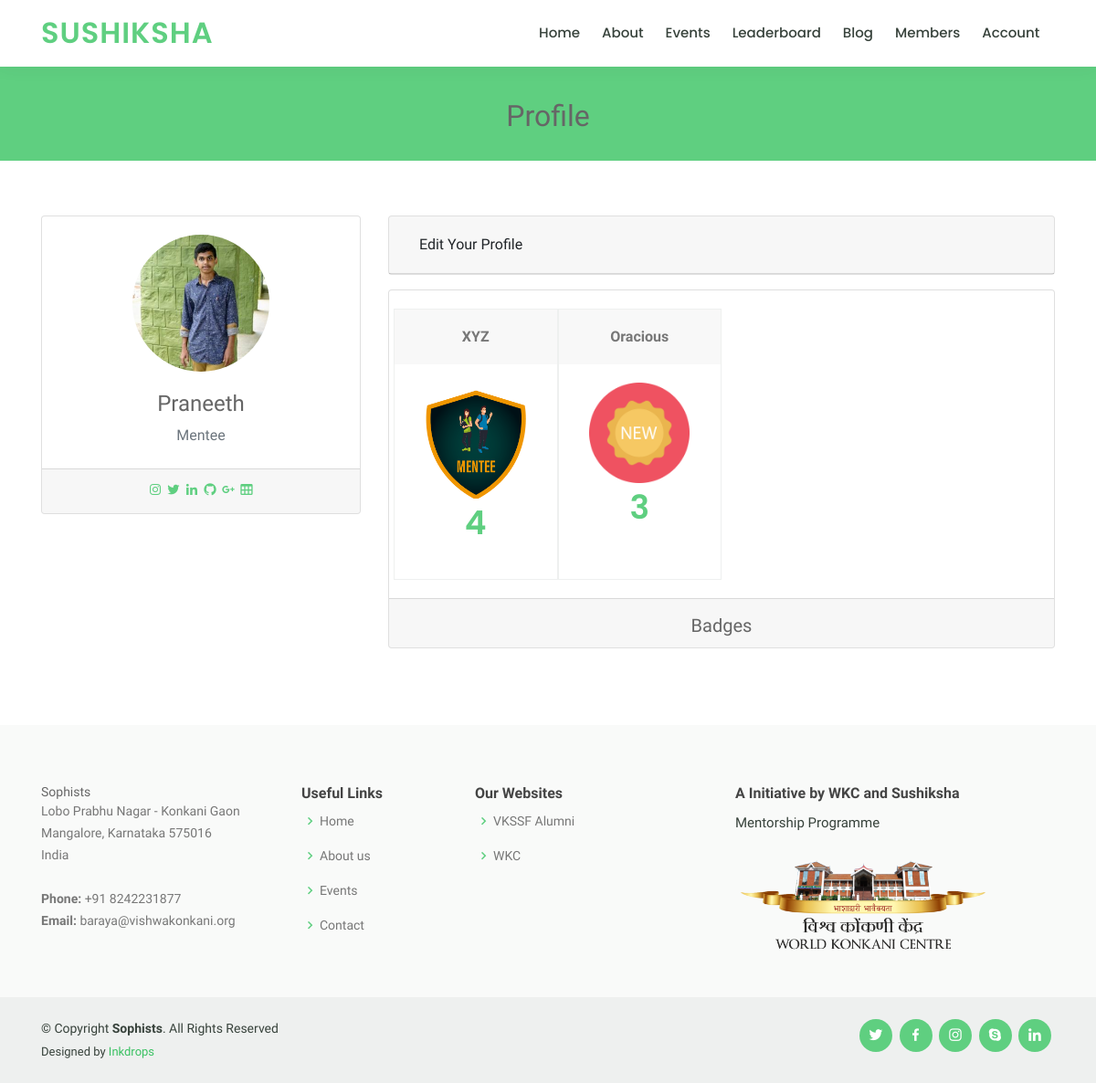
The page /user/profile/ (signed in) on the database its author committed.
### users/models.py (models this page shows, shortened)
class Profile(models.Model):
    user = models.OneToOneField(User, on_delete=models.CASCADE)
    image = models.ImageField(default='default.jpg', upload_to='profile_pics')
    role = models.BooleanField(default=False)
    batch = models.CharField(max_length=10, choices=BATCH, default="2019")
    name = models.CharField(max_length=100, default=None, blank=True, null=True)
    phone = models.PositiveBigIntegerField(default=None, blank=True, null=True)
    college = models.CharField(max_length=300, default=None, blank=True, null=True)
    profession = models.CharField(max_length=100, default=None, blank=True, null=True)
    address = models.TextField(default=None, blank=True, null=True)
    guidance = models.TextField(default=None, blank=True, null=True)
    linkedin = models.URLField(default=None, blank=True, null=True)
    instagram = models.URLField(default=None, blank=True, null=True)
    twitter = models.URLField(default=None, blank=True, null=True)
    github = models.URLField(default=None, blank=True, null=True)
    okr = models.URLField(default=None, blank=True, null=True)
    facebook = models.URLField(default=None, blank=True, null=True)

class Reward(models.Model):
    awarded_by = models.CharField(max_length=30)
    user = models.ForeignKey(User, on_delete=models.CASCADE)
    decision = models.BooleanField(default=False)
    timestamp = models.DateTimeField(auto_now_add=True)
    description = models.TextField()
    badges = models.ForeignKey(Badge, on_delete=models.CASCADE)

class Badge(models.Model):
    points = models.IntegerField(default=1)
    title = models.CharField(max_length=30)
    description = models.CharField(max_length=500)
    logo = models.ImageField(upload_to='badges')
    featured = models.BooleanField(default=False)
    class Meta:
        ordering = ['title']

### users/views.py (the view)
# urls.py: path('profile/', views.profile, name='profile'),
@login_required
def profile(request):
    reward, count = collect_badges(request.user)
    zipped_data = zip(reward, count)
    if request.POST:
        u_form = UserUpdateForm(request.POST, instance=request.user)
        p_form = ProfileUpdateForm(request.POST,
                                   request.FILES,
                                   instance=request.user.profile)
        if u_form.is_valid() and p_form.is_valid():
            u_form.save()
            p_form.save()
            messages.success(request, f'Your Account has been Updated')
            return redirect('profile')
    else:
        u_form = UserUpdateForm(instance=request.user)
        p_form = ProfileUpdateForm(instance=request.user.profile)
    context = {
        'u_form': u_form,
        'p_form': p_form,
        'title': "Profile",
        'badges': zipped_data,
    }
    return render(request, 'profile.html', context=context)

### users/utils.py (called while the page is built)
def collect_titles(badges):
    titles = []
    for badge in badges:
        titles.append(badge.badges.title)
    return set(titles)

def collect_badges(user):
    badge = user.reward_set.all()
    titles = collect_titles(badges=badge)
    rewards = []
    count = []
    for title in titles:
        rewards.append(user.reward_set.filter(badges__title=title).first())
        count.append(user.reward_set.filter(badges__title=title).count())
    return rewards, count

### templates/profile.html (shortened to what this page needs)
{% extends 'base.html' %}
{% load static %}
{% load crispy_forms_filters %}
{% load crispy_forms_tags %}
{% block content %}
    <main id="main">
        <div class="breadcrumbs" data-aos="fade-in">
            <div class="container">
                <h2>Profile</h2>
            </div>
        </div>
        <section id="" class="">
            <div class="profile container" data-aos="fade-up">
                <div class="row">
                    <div class="col-md-4">
                        {% if user.profile.role %}
                            <div class="card mb-4 featured-mentor">
                        {% else %}
                            <div class="card mb-4">
                        {% endif %}
                        <div class="card-body ">
                            <div class="d-flex flex-column align-items-center text-center">
                                <img src="{{ user.profile.image.url }}" alt="Admin" class="rounded-circle" width="150">
                                <div class="mt-3">
                                    <h4 class="h4">{{ user.username }}</h4>
                                    {% if user.profile.role %}
                                        <p class="text-secondary mb-1">Mentor</p>
                                    {% else %}
                                        <p class="text-secondary mb-1">Mentee</p>
                                    {% endif %}
                                </div>
                            </div>
                        </div>
                        <div class="card-footer">
                            <div class="social-links text-center  pt-1 pt-md-0 text-center">
                                {% if user.profile.instagram %}
                                    <a href="{{ user.profile.instagram }}" target="_blank"><i class="bx bxl-instagram bx-burst-hover bx-lg"></i></a>
                                {% endif %}
                                {% if user.profile.twitter %}
                                    <a href="{{ user.profile.twitter }}" target="_blank"><i class="bx bxl-twitter bx-burst-hover bx-lg"></i></a>
                                {% endif %}
                                {% if user.profile.linkedin %}
                                    <a href="{{ user.profile.linkedin }}" target="_blank"><i class="bx bxl-linkedin bx-burst-hover bx-lg"></i></a>
                                {% endif %}
                                {% if user.profile.github %}
                                    <a href="{{ user.profile.github }}" target="_blank"><i class="bx bxl-github bx-burst-hover bx-lg"></i></a>
                                {% endif %}
                                {% if user.email %}
                                    <a href="mailto:{{ user.email }}"><i class="bx bxl-google-plus bx-burst-hover bx-lg"></i></a>
                                {% endif %}
                                {% if user.profile.okr %}
                                    <a href="{{ user.profile.okr }}" target="_blank"><i class="bx bx-table bx-burst-hover bx-lg"></i></a>
                                {% endif %}
                            </div>
                        </div>
                        </div>
                        </div>
                        <div class="col-md-8">
                            <div id="accordion">
                                <div class="card mb-3">
                                    <div class="card-header" id="headingTwo">
                                        <h5 class="mb-0">
                                            <button class="btn  collapsed item-collapse" data-toggle="collapse" data-target="#Profile" aria-expanded="false" aria-controls="Profile">
                                                Edit Your Profile
                                            </button>
                                        </h5>
                                    </div>
                                </div>
                            </div>
                            <div class="card mb-4">
                                <div class="card-body">
                                    <div class="d-flex flex-column align-items-center text-center">
                                        <div class="row pricing">
                                            {% for badge, count in badges %}
                                                <div class="col-lg-3 col-4 box">
                                                    <h3>{{ badge.badges.title }}</h3>
                                                    <img src="{{ badge.badges.logo.url }}" alt="{{ badge.badges.title }}" width="80%" class="img-rounded">
                                                    <h4>{{ count }}</h4>
                                                </div>
                                            {% endfor %}
                                        </div>
                                    </div>
                                </div>
                                <div class="card-footer">
                                    <h1 class="lead text-center ">Badges</h1>
                                </div>
                            </div>
                        </div>
                    </div>
                </div>
        </section>
    </main>
{% endblock content %}

### static/assets/css/style.css (style rules this page uses)
body { font-family: "Open Sans", sans-serif; color: #444444; }
a { color: #5fcf80; }
h1, h2, h3, h4, h5, h6 { font-family: "Raleway", sans-serif; }
section { padding: 60px 0; overflow: hidden; }
.breadcrumbs { margin-top: 73px; text-align: center; background: #5fcf80; padding: 30px 0; color: #fff; }
.breadcrumbs h2 { font-size: 32px; font-weight: 500; }
.pricing .box { padding: 20px; background: #fff; text-align: center; border: 1px solid #eef0ef; border-radius: 0; position: relative; overflow: hidden; }
.pricing h3 { font-weight: 400; margin: -20px -20px 20px -20px; padding: 20px 15px; font-size: 16px; font-weight: 600; color: #777777; background: #f8f8f8; }
.pricing h4 { font-size: 36px; color: #5fcf80; font-weight: 600; font-family: "Poppins", sans-serif; margin-bottom: 20px; }

### static/grappelli/stylesheets/partials/custom/tinymce.css (style rules this page uses)
h1,h2,h3,h4 { color:#666;margin:0;padding:0;padding-top:5px }
h3 { font-size:14px }

### rows shown on the page
Reward: badges "XYZ", badges.logo (picture), count "4"
Reward: badges "Oracious", badges.logo (picture), count "3"

### other values the page prints
{{ user.username }} "Praneeth"
